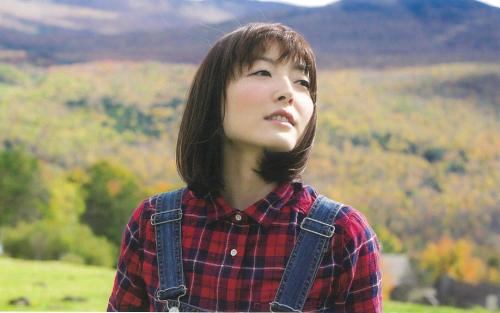
#> input picture Class 3 Core Operations/hzxc2.jpg, 500 x 313 px
$ python 'C3 Split and Merge Channel.py'
#> lines starting #> are read from the running program, lines starting #| are printed output that depends on the picture
import cv2
import numpy as np

img = cv2.imread('hzxc2.jpg',1)
#> img is the input picture: shape (313, 500, 3); mean B, G, R 115.9, 131.7, 140.7

# 分离图像 得到BGR三个通道的图像分量
b,g,r = cv2.split(img)
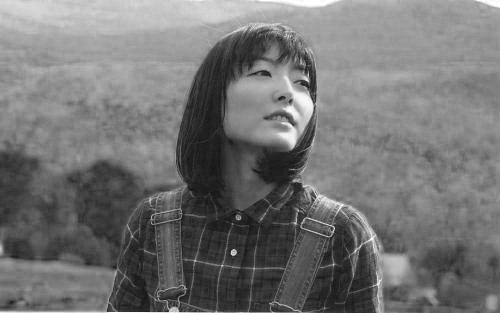
#> b: shape (313, 500); min 9, max 255, mean 115.9
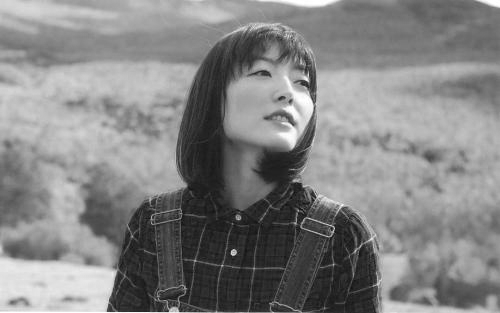
#> g: shape (313, 500); min 13, max 255, mean 131.7
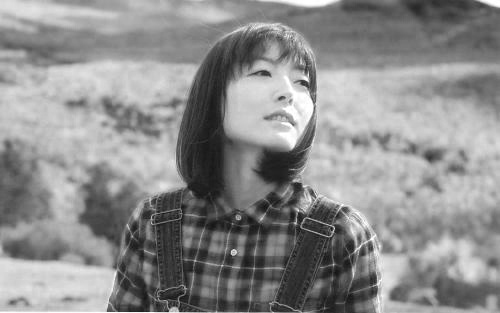
#> r: shape (313, 500); min 13, max 255, mean 140.7

# 显示原图和三个通道
cv2.namedWindow('Source Image')
cv2.namedWindow('Blue Channel')
cv2.namedWindow('Green Channel')
cv2.namedWindow('Red Channel')
cv2.imshow('Source Image', img)
cv2.imshow('Blue Channel', b)
cv2.imshow('Green Channel', g)
cv2.imshow('Red Channel', r)

# 转换为HSV色彩空间
hsv = cv2.cvtColor(img, cv2.COLOR_BGR2HSV)
#> hsv: shape (313, 500, 3); mean H, S, V 65.3, 75, 150.3
# 分离HSV三通道
h,s,v = cv2.split(hsv)
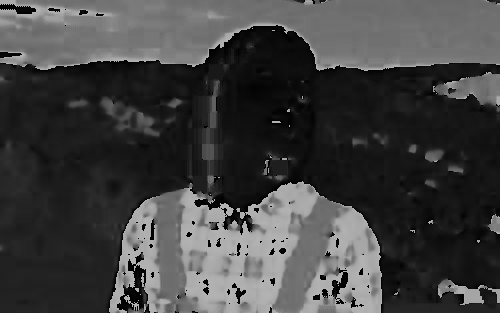
#> h: shape (313, 500); min 0, max 179, mean 65.3
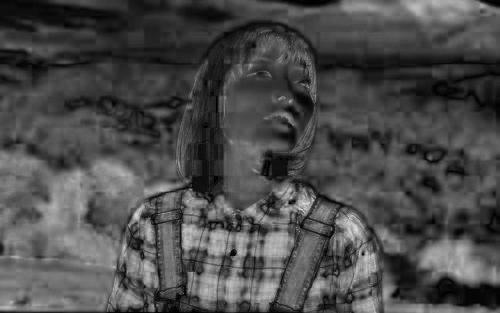
#> s: shape (313, 500); min 0, max 225, mean 75
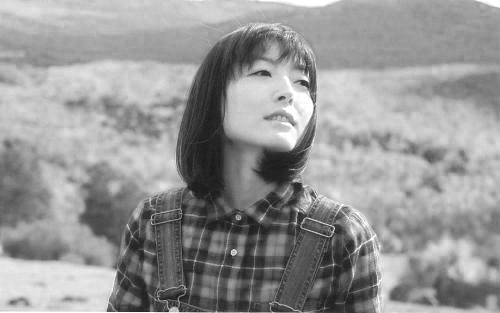
#> v: shape (313, 500); min 19, max 255, mean 150.3
# 显示原图和三个通道
cv2.namedWindow('HSV')
cv2.namedWindow('H')
cv2.namedWindow('S')
cv2.namedWindow('V')
cv2.imshow('HSV', hsv)
cv2.imshow('H', h)
cv2.imshow('S', s)
cv2.imshow('V', v)
cv2.waitKey(0)
cv2.destroyAllWindows()

$ run again, with Class 3 Core Operations/m1.jpg copied over Class 3 Core Operations/hzxc2.jpg
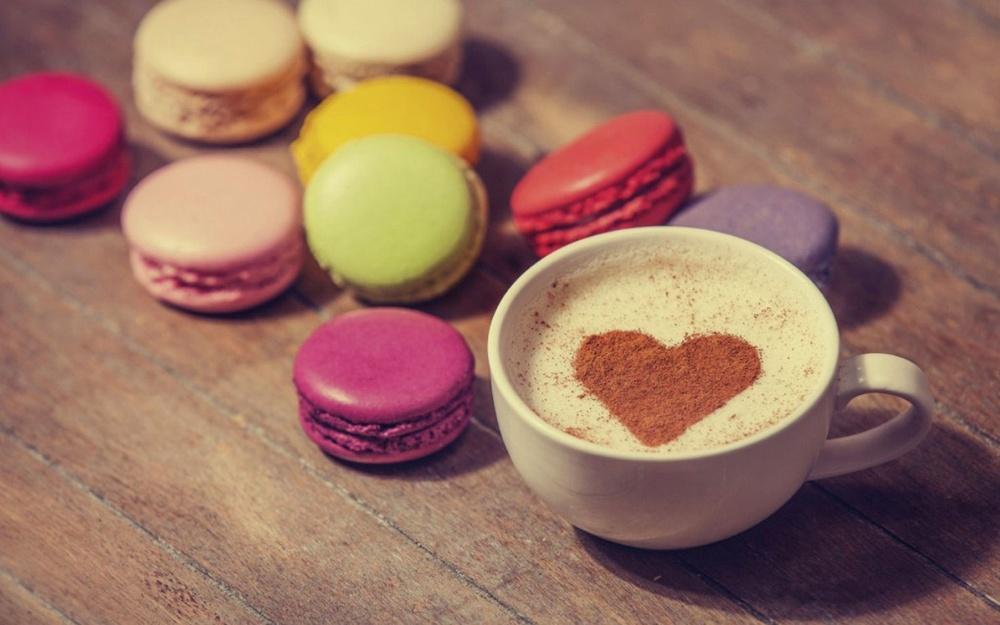
#> input picture Class 3 Core Operations/m1.jpg, 1000 x 625 px, shrunk from 1920 x 1200 before the run
#> img is the input picture: shape (625, 1000, 3); mean B, G, R 97.1, 111.9, 153.2
#> hsv: shape (625, 1000, 3); mean H, S, V 53.9, 104.2, 153.7
#> `h,s,v = cv2.split(hsv)`:
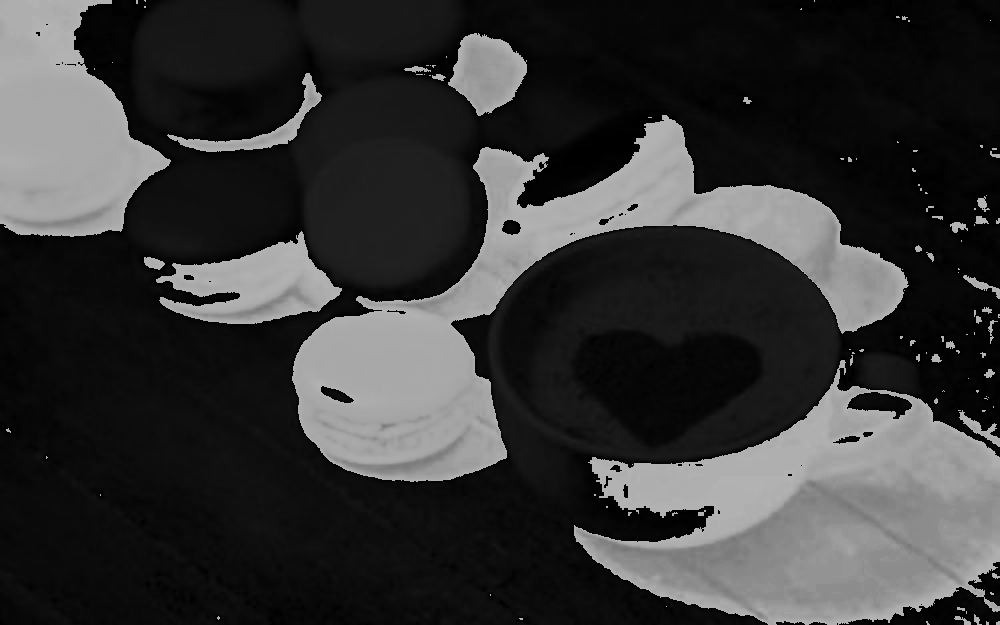
#> h: shape (625, 1000); min 0, max 179, mean 53.9
#> `h,s,v = cv2.split(hsv)`:
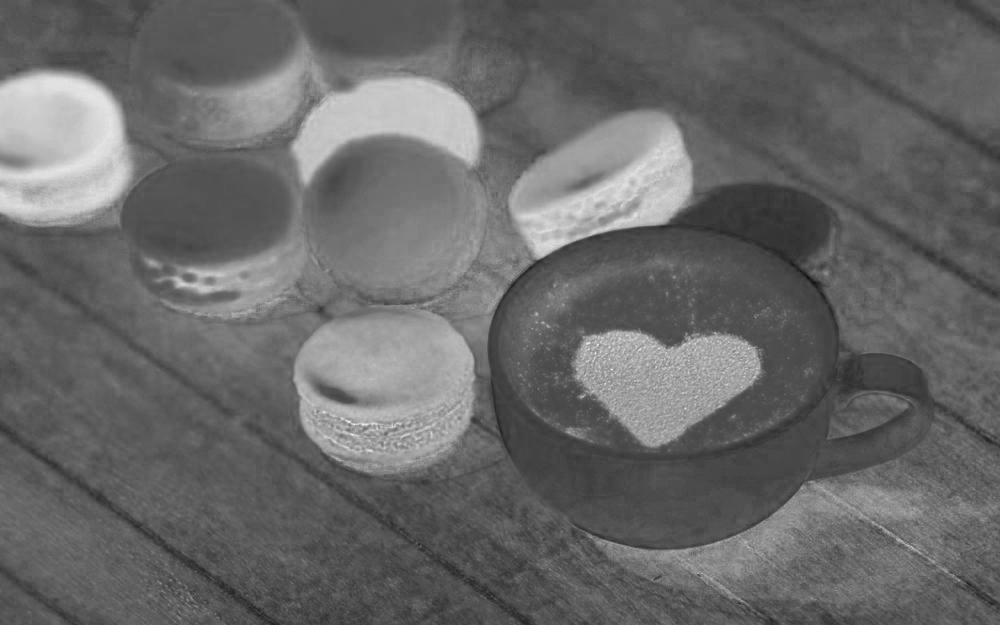
#> s: shape (625, 1000); min 14, max 247, mean 104.2
